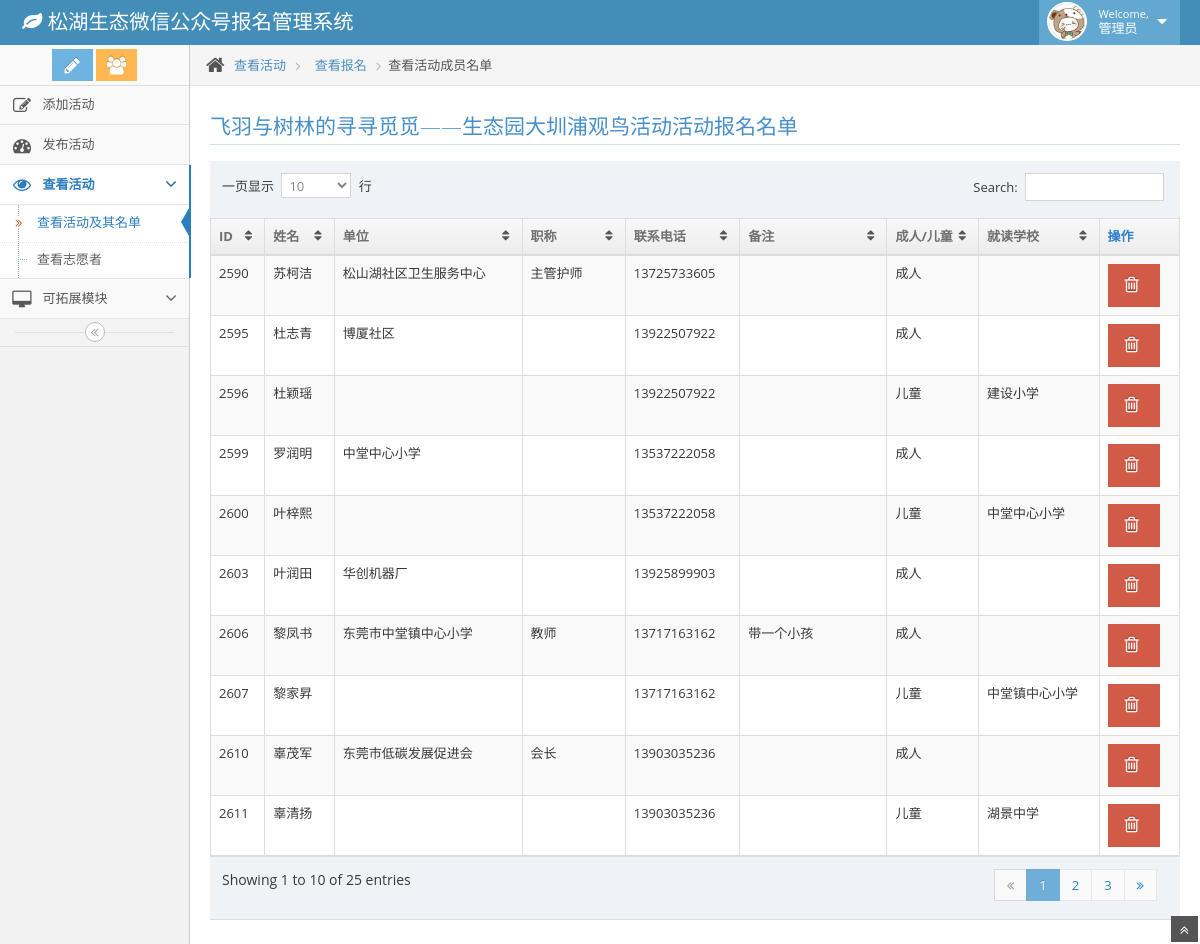
The page /adminPage/activityList.php?id= 158 (signed in) on the database its author committed.
### tables this page shows
CREATE TABLE `activities` (
  `activityId` int(11) NOT NULL AUTO_INCREMENT,
  `activityName` varchar(50) DEFAULT NULL,
  `activityStartTime` datetime DEFAULT NULL,
  `activityAddress` varchar(50) DEFAULT NULL,
  `deadlinetoRegister` datetime DEFAULT NULL,
  `totalParticipantLimit` int(11) DEFAULT NULL,
  `activityEndTime` datetime DEFAULT NULL,
  `describe` text,
  `activityPeople` varchar(20) DEFAULT NULL,
  `activityPeopleTel` varchar(20) DEFAULT NULL,
  `activityMark` int(10) DEFAULT NULL,
  PRIMARY KEY (`activityId`)
);

CREATE TABLE `participants` (
  `participantId` int(11) NOT NULL AUTO_INCREMENT,
  `participantName` varchar(20) DEFAULT NULL,
  `participantDepartment` varchar(50) DEFAULT NULL,
  `participantPositionalTitle` varchar(20) DEFAULT NULL,
  `tel` varchar(20) DEFAULT NULL,
  `mark` varchar(50) DEFAULT NULL,
  `adultOrChild` varchar(20) DEFAULT NULL,
  `school` varchar(30) DEFAULT NULL,
  `registerformId` int(11) NOT NULL,
  `age` int(11) DEFAULT NULL,
  PRIMARY KEY (`participantId`),
  KEY `activitiId` (`registerformId`),
  CONSTRAINT `participants_ibfk_1` FOREIGN KEY (`registerformId`) REFERENCES `registerForm` (`registerformId`)
);

### adminPage/activityList.php (the view, shortened to what this page needs)
<!DOCTYPE html>
<html lang="en">
    <head>
        <link href="assets/css/bootstrap.min.css" rel="stylesheet" />
        <link rel="stylesheet" href="assets/css/font-awesome.min.css" />
        <link rel="stylesheet" href="assets/css/ace.min.css" />
        <link rel="stylesheet" href="assets/css/ace-rtl.min.css" />
        <link rel="stylesheet" href="assets/css/ace-skins.min.css" />
    </head>
    <body>
        <div class="main-container" id="main-container">
            <div class="main-container-inner">
                <div class="main-content">
                    <div class="page-content">
                        <div class="row">
                            <div class="col-xs-12">
                                <div class="row">
                                    <div class="col-xs-12">
                                        <?php
                                            if (isset($_GET["id"])) {
                                                $id = $_GET["id"];
                                                $sql    = "select * from activities where activityId =$id";
                                                $result = mysql_query($sql);
                                                $row = mysql_fetch_array($result);
                                                $activityName = $row['activityName'];
                                            }
                                              ?>
                                        <h3 class="header smaller lighter blue"><?php echo $activityName; ?>活动报名名单</h3>
                                        <div class="table-responsive">
                                            <table id="sample-table-2" class="table table-striped table-bordered table-hover">
                                                <thead>
                                                    <tr>
                                                        <th>ID</th>
                                                        <th>姓名</th>
                                                        <th>单位</th>
                                                        <th>职称</th>
                                                        <th>联系电话</th>
                                                        <th>备注</th>
                                                        <th>成人/儿童</th>
                                                        <th>就读学校</th>
                                                        <th>操作</th>
                                                    </tr>
                                                </thead>
                                                <tbody>
                                                    <?php
                                                    $sql = "select * from participants where registerformId IN(select registerformId from registerForm where acticitieId =$id)";
                                                    $result = mysql_query($sql);
                                                     while($row = mysql_fetch_array($result))
                                                      {
                                                        $pid = $row['participantId'];
                                                        $aid = $id;
                                                        $d = "../addtodatabase/delectparticipant.php?pid=$pid"."&aid=$aid"
                                                      ?>
                                                    <tr>
                                                        <td><?php echo $row['participantId']; ?></td>
                                                        <td><?php echo $row['participantName']; ?></td>
                                                        <td><?php echo $row['participantDepartment']; ?></td>
                                                        <td><?php echo $row['participantPositionalTitle']; ?></td>
                                                        <td><?php echo $row['tel']; ?></td>
                                                        <td><?php echo $row['mark']; ?></td>
                                                        <td><?php echo $row['adultOrChild']; ?></td>
                                                        <td><?php echo $row['school']; ?></td>
                                                        <td>
                                                            <div class=" action-buttons">
                                                                <button type="button" class="btn btn-danger delBtn"  data-toggle="modal" data-target="#selected_modal" title="删除该成员"  clickurl="<?php echo $d;?>" clickname="<?php echo $row['participantName']; ?>">
                                                                    <i class="icon-trash bigger-130"></i>
                                                                </button>
                                                            </div>
                                                        </td>
                                                    </tr>
                                                     <?php
                                                   }
                                                      ?>
                                                </tbody>
                                            </table>
                                        </div>
                                    </div>
                                </div>
                                </div>
                            </div>
                        </div>
                    </div>
                </div>
            </div>
            <a href="#" id="btn-scroll-up" class="btn-scroll-up btn btn-sm btn-inverse">
                <i class="icon-double-angle-up icon-only bigger-110"></i>
            </a>
</body>
</html>

### rows shown on the page
activities: activityName "飞羽与树林的寻寻觅觅——生态园大圳浦观鸟活动"
participants: participantId "2590", participantName "苏柯洁", participantDepartment "松山湖社区卫生服务中心", participantPositionalTitle "主管护师", tel "13725733605", adultOrChild "成人"
participants: participantId "2595", participantName "杜志青", participantDepartment "博厦社区", tel "13922507922", adultOrChild "成人"
participants: participantId "2596", participantName "杜颖瑶", tel "13922507922", adultOrChild "儿童", school "建设小学"
participants: participantId "2599", participantName "罗润明", participantDepartment "中堂中心小学", tel "13537222058", adultOrChild "成人"
participants: participantId "2600", participantName "叶梓熙", tel "13537222058", adultOrChild "儿童", school "中堂中心小学"
participants: participantId "2603", participantName "叶润田", participantDepartment "华创机器厂", tel "13925899903", adultOrChild "成人"
participants: participantId "2606", participantName "黎凤书", participantDepartment "东莞市中堂镇中心小学", participantPositionalTitle "教师", tel "13717163162", mark "带一个小孩", adultOrChild "成人"
participants: participantId "2607", participantName "黎家昇", tel "13717163162", adultOrChild "儿童", school "中堂镇中心小学"
participants: participantId "2610", participantName "辜茂军", participantDepartment "东莞市低碳发展促进会", participantPositionalTitle "会长", tel "13903035236", adultOrChild "成人"
participants: participantId "2611", participantName "辜清扬", tel "13903035236", adultOrChild "儿童", school "湖景中学"
